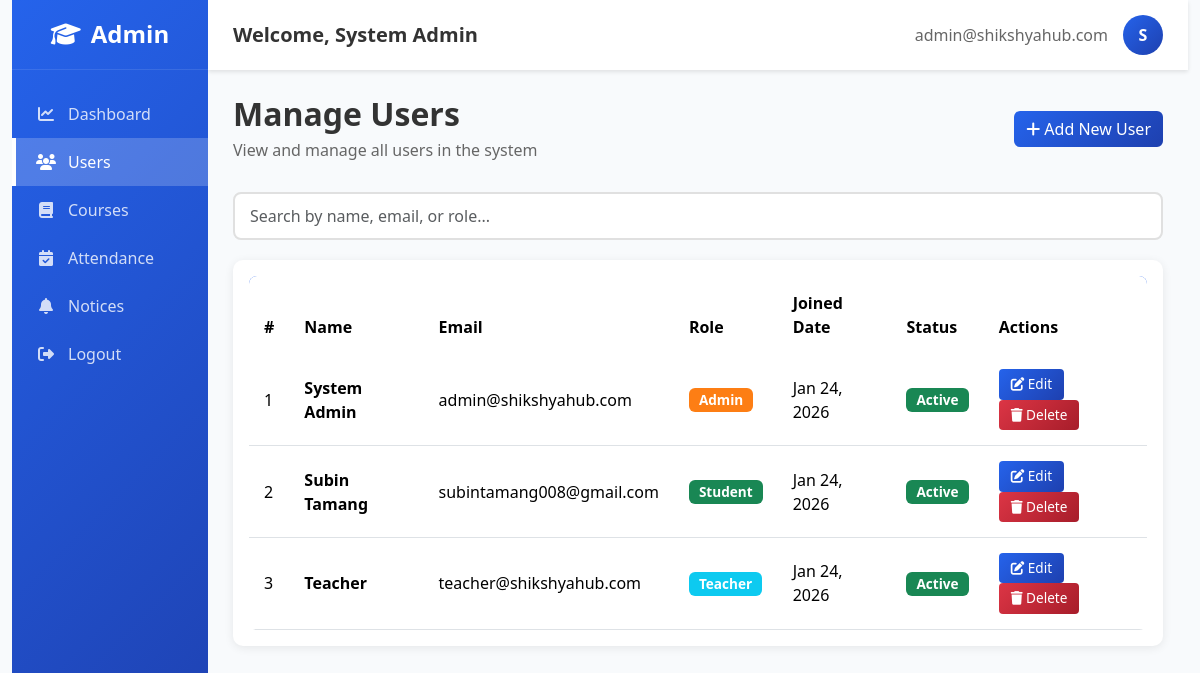
/admin/manage-users (signed in), run on an earlier commit of the app's database.
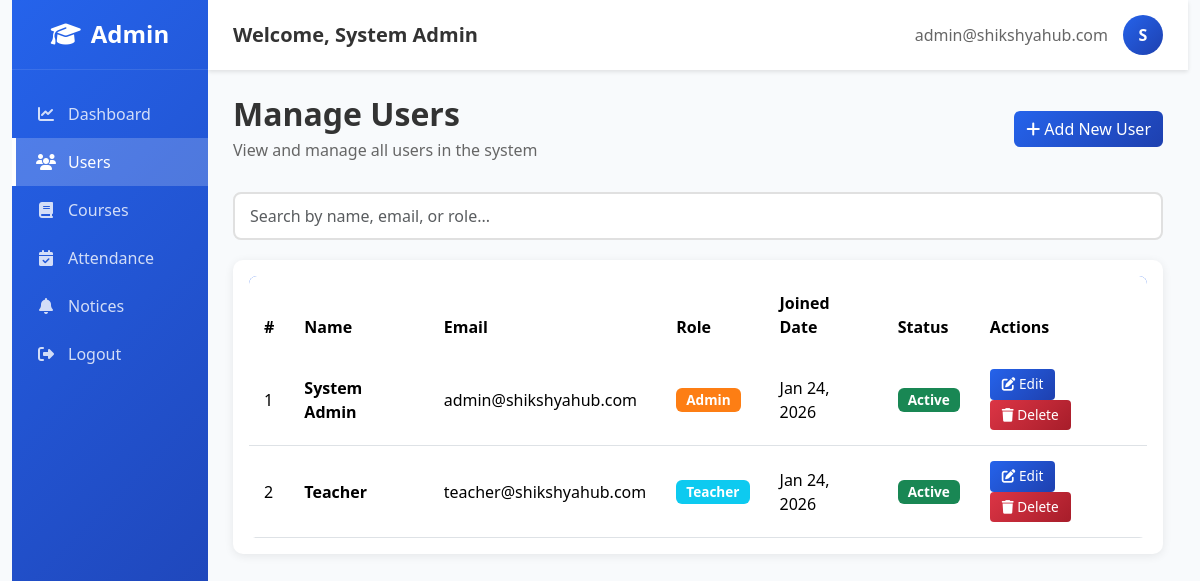
And on a later commit of the database.
### app/models.py (models this page shows, shortened)
class User(db.Model, UserMixin):
    id = db.Column(db.Integer, primary_key=True)
    name = db.Column(db.String(100), nullable=False)
    email = db.Column(db.String(120), unique=True, nullable=False)
    password_hash = db.Column(db.String(128))
    role = db.Column(db.String(20), nullable=False) # 'admin', 'teacher', 'student'
    created_at = db.Column(db.DateTime, default=datetime.utcnow)
    student_profile = db.relationship('Student', backref='user_account', cascade='all, delete-orphan', uselist=False)
    teacher_profile = db.relationship('Teacher', backref='user_account', cascade='all, delete-orphan', uselist=False)

### app/routes/admin.py (the view)
@admin.route('/admin/manage-users')
@login_required
def manage_users():
    if not check_admin():
        flash('Access denied.', 'danger')
        return redirect(url_for('main.home'))
    all_users = User.query.all()
    return render_template('admin/manage_users.html', users=all_users)

### app/models.py (called while the page is built)
@login_manager.user_loader
def load_user(user_id):
    return User.query.get(int(user_id))

### app/routes/admin.py (called while the page is built)
def check_admin():
    if not current_user.is_authenticated or current_user.role != 'admin':
        return False
    return True

### app/templates/admin/manage_users.html (shortened to what the changed rows need)
<!DOCTYPE html>
<html lang="en">
<head>
    <link href="https://cdn.jsdelivr.net/npm/bootstrap@5.3.3/dist/css/bootstrap.min.css" rel="stylesheet">
    <link rel="stylesheet" href="https://cdnjs.cloudflare.com/ajax/libs/font-awesome/6.4.0/css/all.min.css">
</head>
<body>
    <div class="container-fluid">
        <div class="row g-0" style="min-height: 100vh;">
            <main class="col-md-10 ms-sm-auto col-lg-10">
                <div class="topbar">
                    <div>
                        <h5 class="mb-0" style="color: #333; font-weight: 600;">Welcome, {{ current_user.name }}</h5>
                    </div>
                    <div class="topbar-user">
                        <span style="color: #666;">{{ current_user.email }}</span>
                        <div class="user-avatar">{{ current_user.name[0].upper() }}</div>
                    </div>
                </div>
                <div class="main-content">
                    <div class="page-header d-flex justify-content-between align-items-center">
                        <div>
                            <h2>Manage Users</h2>
                        </div>
                    </div>
                    <div class="card p-3">
                        <div class="table-responsive">
                            <table class="table table-hover align-middle" id="usersTable">
                                <thead>
                                    <tr>
                                        <th>#</th>
                                        <th>Name</th>
                                        <th>Email</th>
                                        <th>Role</th>
                                        <th>Joined Date</th>
                                        <th>Status</th>
                                        <th>Actions</th>
                                    </tr>
                                </thead>
                                <tbody>
                                    {% if users %}
                                    {% for user in users %}
                                    <tr>
                                        <td>{{ loop.index }}</td>
                                        <td>
                                            <strong>{{ user.name }}</strong>
                                        </td>
                                        <td>{{ user.email }}</td>
                                        <td>
                                            <span class="badge role-badge role-{{ user.role }}">
                                                {{ user.role.capitalize() }}
                                            </span>
                                        </td>
                                        <td>{{ user.created_at.strftime('%b %d, %Y') if user.created_at else 'N/A' }}
                                        </td>
                                        <td>
                                            <span class="badge bg-success">Active</span>
                                        </td>
                                        <td>
                                            <button class="btn btn-sm btn-primary" title="Edit User">
                                                <i class="fas fa-edit"></i> Edit
                                            </button>
                                            <button class="btn btn-sm btn-danger delete-user-btn"
                                                data-user-id="{{ user.id }}" data-user-name="{{ user.name }}"
                                                title="Delete User">
                                                <i class="fas fa-trash"></i> Delete
                                            </button>
                                        </td>
                                    </tr>
                                    {% endfor %}
                                    {% else %}
                                    <tr>
                                        <td colspan="7" class="text-center py-4">
                                            <p class="text-muted">No users found in the system.</p>
                                        </td>
                                    </tr>
                                    {% endif %}
                                </tbody>
                            </table>
                        </div>
                    </div>
                </div>
            </main>
        </div>
    </div>
</body>
</html>

What changed in the data, as far as the page shows it:
removed User: name "Subin Tamang", email "subintamang008@gmail.com", role "Student", created_at "Jan 24, 2026"
